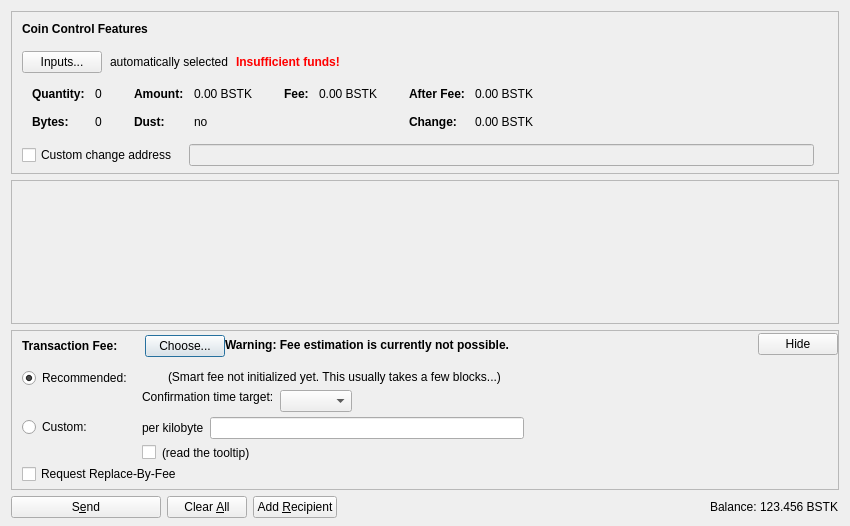
<?xml version="1.0" encoding="UTF-8"?>
<ui version="4.0">
 <class>SendCoinsDialog</class>
 <widget class="QDialog" name="SendCoinsDialog">
  <property name="geometry">
   <rect>
    <x>0</x>
    <y>0</y>
    <width>850</width>
    <height>526</height>
   </rect>
  </property>
  <property name="windowTitle">
   <string>Send Coins</string>
  </property>
  <layout class="QVBoxLayout" name="verticalLayout" stretch="0,1,0,0">
   <property name="bottomMargin">
    <number>8</number>
   </property>
   <item>
    <widget class="QFrame" name="frameCoinControl">
     <property name="sizePolicy">
      <sizepolicy hsizetype="Expanding" vsizetype="Expanding">
       <horstretch>0</horstretch>
       <verstretch>0</verstretch>
      </sizepolicy>
     </property>
     <property name="maximumSize">
      <size>
       <width>16777215</width>
       <height>16777215</height>
      </size>
     </property>
     <property name="frameShape">
      <enum>QFrame::StyledPanel</enum>
     </property>
     <property name="frameShadow">
      <enum>QFrame::Sunken</enum>
     </property>
     <layout class="QVBoxLayout" name="verticalLayoutCoinControl2">
      <property name="spacing">
       <number>0</number>
      </property>
      <property name="leftMargin">
       <number>0</number>
      </property>
      <property name="topMargin">
       <number>0</number>
      </property>
      <property name="rightMargin">
       <number>0</number>
      </property>
      <property name="bottomMargin">
       <number>6</number>
      </property>
      <item>
       <layout class="QVBoxLayout" name="verticalLayoutCoinControl" stretch="0,0,0,0,1">
        <property name="spacing">
         <number>0</number>
        </property>
        <property name="leftMargin">
         <number>10</number>
        </property>
        <property name="topMargin">
         <number>10</number>
        </property>
        <item>
         <layout class="QHBoxLayout" name="horizontalLayoutCoinControl1">
          <property name="bottomMargin">
           <number>15</number>
          </property>
          <item>
           <widget class="QLabel" name="labelCoinControlFeatures">
            <property name="sizePolicy">
             <sizepolicy hsizetype="Preferred" vsizetype="Maximum">
              <horstretch>0</horstretch>
              <verstretch>0</verstretch>
             </sizepolicy>
            </property>
            <property name="font">
             <font>
              <weight>75</weight>
              <bold>true</bold>
             </font>
            </property>
            <property name="styleSheet">
             <string notr="true">font-weight:bold;</string>
            </property>
            <property name="text">
             <string>Coin Control Features</string>
            </property>
           </widget>
          </item>
         </layout>
        </item>
        <item>
         <layout class="QHBoxLayout" name="horizontalLayoutCoinControl2" stretch="0,0,0,0">
          <property name="spacing">
           <number>8</number>
          </property>
          <property name="bottomMargin">
           <number>10</number>
          </property>
          <item>
           <widget class="QPushButton" name="pushButtonCoinControl">
            <property name="styleSheet">
             <string notr="true"/>
            </property>
            <property name="text">
             <string>Inputs...</string>
            </property>
            <property name="autoDefault">
             <bool>false</bool>
            </property>
           </widget>
          </item>
          <item>
           <widget class="QLabel" name="labelCoinControlAutomaticallySelected">
            <property name="text">
             <string>automatically selected</string>
            </property>
            <property name="margin">
             <number>5</number>
            </property>
           </widget>
          </item>
          <item>
           <widget class="QLabel" name="labelCoinControlInsuffFunds">
            <property name="font">
             <font>
              <weight>75</weight>
              <bold>true</bold>
             </font>
            </property>
            <property name="styleSheet">
             <string notr="true">color:red;font-weight:bold;</string>
            </property>
            <property name="text">
             <string>Insufficient funds!</string>
            </property>
            <property name="margin">
             <number>5</number>
            </property>
           </widget>
          </item>
          <item>
           <spacer name="horizontalSpacerCoinControl">
            <property name="orientation">
             <enum>Qt::Horizontal</enum>
            </property>
            <property name="sizeHint" stdset="0">
             <size>
              <width>40</width>
              <height>1</height>
             </size>
            </property>
           </spacer>
          </item>
         </layout>
        </item>
        <item>
         <widget class="QWidget" name="widgetCoinControl" native="true">
          <property name="sizePolicy">
           <sizepolicy hsizetype="Preferred" vsizetype="Preferred">
            <horstretch>0</horstretch>
            <verstretch>0</verstretch>
           </sizepolicy>
          </property>
          <property name="minimumSize">
           <size>
            <width>0</width>
            <height>0</height>
           </size>
          </property>
          <property name="styleSheet">
           <string notr="true"/>
          </property>
          <layout class="QHBoxLayout" name="horizontalLayoutCoinControl5">
           <property name="leftMargin">
            <number>0</number>
           </property>
           <property name="topMargin">
            <number>0</number>
           </property>
           <property name="rightMargin">
            <number>0</number>
           </property>
           <property name="bottomMargin">
            <number>0</number>
           </property>
           <item>
            <layout class="QHBoxLayout" name="horizontalLayoutCoinControl3" stretch="0,0,0,1">
             <property name="spacing">
              <number>20</number>
             </property>
             <property name="topMargin">
              <number>0</number>
             </property>
             <property name="bottomMargin">
              <number>10</number>
             </property>
             <item>
              <layout class="QFormLayout" name="formLayoutCoinControl1">
               <property name="horizontalSpacing">
                <number>10</number>
               </property>
               <property name="verticalSpacing">
                <number>14</number>
               </property>
               <property name="leftMargin">
                <number>10</number>
               </property>
               <property name="topMargin">
                <number>4</number>
               </property>
               <property name="rightMargin">
                <number>6</number>
               </property>
               <item row="0" column="0">
                <widget class="QLabel" name="labelCoinControlQuantityText">
                 <property name="font">
                  <font>
                   <weight>75</weight>
                   <bold>true</bold>
                  </font>
                 </property>
                 <property name="text">
                  <string>Quantity:</string>
                 </property>
                 <property name="margin">
                  <number>0</number>
                 </property>
                </widget>
               </item>
               <item row="0" column="1">
                <widget class="QLabel" name="labelCoinControlQuantity">
                 <property name="cursor">
                  <cursorShape>IBeamCursor</cursorShape>
                 </property>
                 <property name="contextMenuPolicy">
                  <enum>Qt::ActionsContextMenu</enum>
                 </property>
                 <property name="text">
                  <string notr="true">0</string>
                 </property>
                 <property name="margin">
                  <number>0</number>
                 </property>
                 <property name="textInteractionFlags">
                  <set>Qt::LinksAccessibleByMouse|Qt::TextSelectableByKeyboard|Qt::TextSelectableByMouse</set>
                 </property>
                </widget>
               </item>
               <item row="1" column="0">
                <widget class="QLabel" name="labelCoinControlBytesText">
                 <property name="font">
                  <font>
                   <weight>75</weight>
                   <bold>true</bold>
                  </font>
                 </property>
                 <property name="text">
                  <string>Bytes:</string>
                 </property>
                </widget>
               </item>
               <item row="1" column="1">
                <widget class="QLabel" name="labelCoinControlBytes">
                 <property name="cursor">
                  <cursorShape>IBeamCursor</cursorShape>
                 </property>
                 <property name="contextMenuPolicy">
                  <enum>Qt::ActionsContextMenu</enum>
                 </property>
                 <property name="text">
                  <string notr="true">0</string>
                 </property>
                 <property name="textInteractionFlags">
                  <set>Qt::LinksAccessibleByMouse|Qt::TextSelectableByKeyboard|Qt::TextSelectableByMouse</set>
                 </property>
                </widget>
               </item>
              </layout>
             </item>
             <item>
              <layout class="QFormLayout" name="formLayoutCoinControl2">
               <property name="horizontalSpacing">
                <number>10</number>
               </property>
               <property name="verticalSpacing">
                <number>14</number>
               </property>
               <property name="leftMargin">
                <number>6</number>
               </property>
               <property name="topMargin">
                <number>4</number>
               </property>
               <property name="rightMargin">
                <number>6</number>
               </property>
               <item row="0" column="0">
                <widget class="QLabel" name="labelCoinControlAmountText">
                 <property name="font">
                  <font>
                   <weight>75</weight>
                   <bold>true</bold>
                  </font>
                 </property>
                 <property name="text">
                  <string>Amount:</string>
                 </property>
                 <property name="margin">
                  <number>0</number>
                 </property>
                </widget>
               </item>
               <item row="0" column="1">
                <widget class="QLabel" name="labelCoinControlAmount">
                 <property name="cursor">
                  <cursorShape>IBeamCursor</cursorShape>
                 </property>
                 <property name="contextMenuPolicy">
                  <enum>Qt::ActionsContextMenu</enum>
                 </property>
                 <property name="text">
                  <string notr="true">0.00 BSTK</string>
                 </property>
                 <property name="textInteractionFlags">
                  <set>Qt::LinksAccessibleByMouse|Qt::TextSelectableByKeyboard|Qt::TextSelectableByMouse</set>
                 </property>
                </widget>
               </item>
               <item row="1" column="0">
                <widget class="QLabel" name="labelCoinControlLowOutputText">
                 <property name="font">
                  <font>
                   <weight>75</weight>
                   <bold>true</bold>
                  </font>
                 </property>
                 <property name="text">
                  <string>Dust:</string>
                 </property>
                </widget>
               </item>
               <item row="1" column="1">
                <widget class="QLabel" name="labelCoinControlLowOutput">
                 <property name="cursor">
                  <cursorShape>IBeamCursor</cursorShape>
                 </property>
                 <property name="contextMenuPolicy">
                  <enum>Qt::ActionsContextMenu</enum>
                 </property>
                 <property name="text">
                  <string notr="true">no</string>
                 </property>
                 <property name="textInteractionFlags">
                  <set>Qt::LinksAccessibleByMouse|Qt::TextSelectableByKeyboard|Qt::TextSelectableByMouse</set>
                 </property>
                </widget>
               </item>
              </layout>
             </item>
             <item>
              <layout class="QFormLayout" name="formLayoutCoinControl3">
               <property name="horizontalSpacing">
                <number>10</number>
               </property>
               <property name="verticalSpacing">
                <number>14</number>
               </property>
               <property name="leftMargin">
                <number>6</number>
               </property>
               <property name="topMargin">
                <number>4</number>
               </property>
               <property name="rightMargin">
                <number>6</number>
               </property>
               <item row="0" column="0">
                <widget class="QLabel" name="labelCoinControlFeeText">
                 <property name="font">
                  <font>
                   <weight>75</weight>
                   <bold>true</bold>
                  </font>
                 </property>
                 <property name="text">
                  <string>Fee:</string>
                 </property>
                 <property name="margin">
                  <number>0</number>
                 </property>
                </widget>
               </item>
               <item row="0" column="1">
                <widget class="QLabel" name="labelCoinControlFee">
                 <property name="cursor">
                  <cursorShape>IBeamCursor</cursorShape>
                 </property>
                 <property name="contextMenuPolicy">
                  <enum>Qt::ActionsContextMenu</enum>
                 </property>
                 <property name="text">
                  <string notr="true">0.00 BSTK</string>
                 </property>
                 <property name="textInteractionFlags">
                  <set>Qt::LinksAccessibleByMouse|Qt::TextSelectableByKeyboard|Qt::TextSelectableByMouse</set>
                 </property>
                </widget>
               </item>
              </layout>
             </item>
             <item>
              <layout class="QFormLayout" name="formLayoutCoinControl4">
               <property name="horizontalSpacing">
                <number>10</number>
               </property>
               <property name="verticalSpacing">
                <number>14</number>
               </property>
               <property name="leftMargin">
                <number>6</number>
               </property>
               <property name="topMargin">
                <number>4</number>
               </property>
               <property name="rightMargin">
                <number>6</number>
               </property>
               <item row="0" column="0">
                <widget class="QLabel" name="labelCoinControlAfterFeeText">
                 <property name="font">
                  <font>
                   <weight>75</weight>
                   <bold>true</bold>
                  </font>
                 </property>
                 <property name="text">
                  <string>After Fee:</string>
                 </property>
                 <property name="margin">
                  <number>0</number>
                 </property>
                </widget>
               </item>
               <item row="0" column="1">
                <widget class="QLabel" name="labelCoinControlAfterFee">
                 <property name="cursor">
                  <cursorShape>IBeamCursor</cursorShape>
                 </property>
                 <property name="contextMenuPolicy">
                  <enum>Qt::ActionsContextMenu</enum>
                 </property>
                 <property name="text">
                  <string notr="true">0.00 BSTK</string>
                 </property>
                 <property name="textInteractionFlags">
                  <set>Qt::LinksAccessibleByMouse|Qt::TextSelectableByKeyboard|Qt::TextSelectableByMouse</set>
                 </property>
                </widget>
               </item>
               <item row="1" column="0">
                <widget class="QLabel" name="labelCoinControlChangeText">
                 <property name="font">
                  <font>
                   <weight>75</weight>
                   <bold>true</bold>
                  </font>
                 </property>
                 <property name="text">
                  <string>Change:</string>
                 </property>
                </widget>
               </item>
               <item row="1" column="1">
                <widget class="QLabel" name="labelCoinControlChange">
                 <property name="cursor">
                  <cursorShape>IBeamCursor</cursorShape>
                 </property>
                 <property name="contextMenuPolicy">
                  <enum>Qt::ActionsContextMenu</enum>
                 </property>
                 <property name="text">
                  <string notr="true">0.00 BSTK</string>
                 </property>
                 <property name="textInteractionFlags">
                  <set>Qt::LinksAccessibleByMouse|Qt::TextSelectableByKeyboard|Qt::TextSelectableByMouse</set>
                 </property>
                </widget>
               </item>
              </layout>
             </item>
            </layout>
           </item>
          </layout>
         </widget>
        </item>
        <item>
         <layout class="QHBoxLayout" name="horizontalLayoutCoinControl4" stretch="0,0,0">
          <property name="spacing">
           <number>12</number>
          </property>
          <property name="sizeConstraint">
           <enum>QLayout::SetDefaultConstraint</enum>
          </property>
          <property name="topMargin">
           <number>5</number>
          </property>
          <property name="rightMargin">
           <number>5</number>
          </property>
          <item>
           <widget class="QCheckBox" name="checkBoxCoinControlChange">
            <property name="toolTip">
             <string>If this is activated, but the change address is empty or invalid, change will be sent to a newly generated address.</string>
            </property>
            <property name="text">
             <string>Custom change address</string>
            </property>
           </widget>
          </item>
          <item>
           <widget class="QValidatedLineEdit" name="lineEditCoinControlChange">
            <property name="enabled">
             <bool>false</bool>
            </property>
            <property name="sizePolicy">
             <sizepolicy hsizetype="Expanding" vsizetype="Fixed">
              <horstretch>0</horstretch>
              <verstretch>0</verstretch>
             </sizepolicy>
            </property>
           </widget>
          </item>
          <item>
           <widget class="QLabel" name="labelCoinControlChangeLabel">
            <property name="sizePolicy">
             <sizepolicy hsizetype="Preferred" vsizetype="Expanding">
              <horstretch>0</horstretch>
              <verstretch>0</verstretch>
             </sizepolicy>
            </property>
            <property name="minimumSize">
             <size>
              <width>0</width>
              <height>0</height>
             </size>
            </property>
            <property name="text">
             <string/>
            </property>
            <property name="margin">
             <number>3</number>
            </property>
           </widget>
          </item>
         </layout>
        </item>
        <item>
         <spacer name="verticalSpacerCoinControl">
          <property name="orientation">
           <enum>Qt::Vertical</enum>
          </property>
          <property name="sizeHint" stdset="0">
           <size>
            <width>800</width>
            <height>1</height>
           </size>
          </property>
         </spacer>
        </item>
       </layout>
      </item>
     </layout>
    </widget>
   </item>
   <item>
    <widget class="QScrollArea" name="scrollArea">
     <property name="widgetResizable">
      <bool>true</bool>
     </property>
     <widget class="QWidget" name="scrollAreaWidgetContents">
      <property name="geometry">
       <rect>
        <x>0</x>
        <y>0</y>
        <width>830</width>
        <height>104</height>
       </rect>
      </property>
      <layout class="QVBoxLayout" name="verticalLayout_2" stretch="0,1">
       <property name="leftMargin">
        <number>0</number>
       </property>
       <property name="topMargin">
        <number>0</number>
       </property>
       <property name="rightMargin">
        <number>0</number>
       </property>
       <property name="bottomMargin">
        <number>0</number>
       </property>
       <item>
        <layout class="QVBoxLayout" name="entries">
         <property name="spacing">
          <number>6</number>
         </property>
        </layout>
       </item>
       <item>
        <spacer name="verticalSpacer">
         <property name="orientation">
          <enum>Qt::Vertical</enum>
         </property>
         <property name="sizeHint" stdset="0">
          <size>
           <width>20</width>
           <height>40</height>
          </size>
         </property>
        </spacer>
       </item>
      </layout>
     </widget>
    </widget>
   </item>
   <item>
    <widget class="QFrame" name="frameFee">
     <property name="sizePolicy">
      <sizepolicy hsizetype="Expanding" vsizetype="Expanding">
       <horstretch>0</horstretch>
       <verstretch>0</verstretch>
      </sizepolicy>
     </property>
     <property name="maximumSize">
      <size>
       <width>16777215</width>
       <height>16777215</height>
      </size>
     </property>
     <property name="frameShape">
      <enum>QFrame::StyledPanel</enum>
     </property>
     <property name="frameShadow">
      <enum>QFrame::Sunken</enum>
     </property>
     <layout class="QVBoxLayout" name="verticalLayoutFee1">
      <property name="spacing">
       <number>0</number>
      </property>
      <property name="leftMargin">
       <number>0</number>
      </property>
      <property name="topMargin">
       <number>0</number>
      </property>
      <property name="rightMargin">
       <number>0</number>
      </property>
      <property name="bottomMargin">
       <number>0</number>
      </property>
      <item>
       <layout class="QVBoxLayout" name="verticalLayoutFee2" stretch="0,0,0">
        <property name="spacing">
         <number>0</number>
        </property>
        <property name="leftMargin">
         <number>10</number>
        </property>
        <property name="topMargin">
         <number>0</number>
        </property>
        <item>
         <layout class="QHBoxLayout" name="horizontalLayoutFee1">
          <property name="bottomMargin">
           <number>0</number>
          </property>
          <item>
           <layout class="QVBoxLayout" name="verticalLayoutFee7">
            <property name="spacing">
             <number>0</number>
            </property>
            <item>
             <spacer name="verticalSpacerSmartFee">
              <property name="orientation">
               <enum>Qt::Vertical</enum>
              </property>
              <property name="sizeType">
               <enum>QSizePolicy::Fixed</enum>
              </property>
              <property name="sizeHint" stdset="0">
               <size>
                <width>1</width>
                <height>4</height>
               </size>
              </property>
             </spacer>
            </item>
            <item>
             <layout class="QHBoxLayout" name="horizontalLayoutSmartFee">
              <property name="spacing">
               <number>10</number>
              </property>
              <item>
               <widget class="QLabel" name="labelFeeHeadline">
                <property name="sizePolicy">
                 <sizepolicy hsizetype="Preferred" vsizetype="Maximum">
                  <horstretch>0</horstretch>
                  <verstretch>0</verstretch>
                 </sizepolicy>
                </property>
                <property name="font">
                 <font>
                  <weight>75</weight>
                  <bold>true</bold>
                 </font>
                </property>
                <property name="styleSheet">
                 <string notr="true">font-weight:bold;</string>
                </property>
                <property name="text">
                 <string>Transaction Fee:</string>
                </property>
               </widget>
              </item>
              <item>
               <widget class="QLabel" name="labelFeeMinimized">
                <property name="text">
                 <string/>
                </property>
               </widget>
              </item>
              <item>
               <widget class="QPushButton" name="buttonChooseFee">
                <property name="text">
                 <string>Choose...</string>
                </property>
               </widget>
              </item>
             </layout>
            </item>
            <item>
             <spacer name="verticalSpacer_5">
              <property name="orientation">
               <enum>Qt::Vertical</enum>
              </property>
              <property name="sizeHint" stdset="0">
               <size>
                <width>1</width>
                <height>1</height>
               </size>
              </property>
             </spacer>
            </item>
           </layout>
          </item>
          <item>
           <widget class="QLabel" name="fallbackFeeWarningLabel">
            <property name="toolTip">
             <string>Using the fallbackfee can result in sending a transaction that will take several hours or days (or never) to confirm. Consider choosing your fee manually or wait until you have validated the complete chain.</string>
            </property>
            <property name="font">
            <font>
                <weight>75</weight>
                <bold>true</bold>
            </font>
            </property>
            <property name="text">
             <string>Warning: Fee estimation is currently not possible.</string>
            </property>
            <property name="wordWrap">
             <bool>false</bool>
            </property>
           </widget>
          </item>
          <item>
           <spacer name="horizontalSpacer_4">
            <property name="orientation">
             <enum>Qt::Horizontal</enum>
            </property>
            <property name="sizeType">
             <enum>QSizePolicy::MinimumExpanding</enum>
            </property>
            <property name="sizeHint" stdset="0">
             <size>
              <width>40</width>
              <height>20</height>
             </size>
            </property>
           </spacer>
          </item>
          <item>
           <widget class="QPushButton" name="buttonMinimizeFee">
            <property name="toolTip">
             <string>collapse fee-settings</string>
            </property>
            <property name="text">
             <string>Hide</string>
            </property>
           </widget>
          </item>
         </layout>
        </item>
        <item>
         <widget class="QFrame" name="frameFeeSelection">
          <layout class="QVBoxLayout" name="verticalLayoutFee12">
           <property name="spacing">
            <number>0</number>
           </property>
           <property name="leftMargin">
            <number>0</number>
           </property>
           <property name="topMargin">
            <number>0</number>
           </property>
           <property name="rightMargin">
            <number>0</number>
           </property>
           <property name="bottomMargin">
            <number>0</number>
           </property>
           <item>
            <layout class="QGridLayout" name="gridLayoutFee">
             <property name="topMargin">
              <number>10</number>
             </property>
             <property name="bottomMargin">
              <number>4</number>
             </property>
             <property name="horizontalSpacing">
              <number>10</number>
             </property>
             <property name="verticalSpacing">
              <number>4</number>
             </property>
             <item row="1" column="1">
              <layout class="QVBoxLayout" name="verticalLayoutFee8">
               <property name="spacing">
                <number>6</number>
               </property>
               <item>
                <layout class="QHBoxLayout" name="horizontalLayoutFee13">
                 <item>
                  <widget class="QLabel" name="labelCustomPerKilobyte">
                   <property name="toolTip">
                    <string>If the custom fee is set to 1000 satoshis and the transaction is only 250 bytes, then &quot;per kilobyte&quot; only pays 250 satoshis in fee, while &quot;total at least&quot; pays 1000 satoshis. For transactions bigger than a kilobyte both pay by kilobyte.</string>
                   </property>
                   <property name="text">
                    <string>per kilobyte</string>
                   </property>
                  </widget>
                 </item>
                 <item>
                  <widget class="SrcchainAmountField" name="customFee"/>
                 </item>
                 <item>
                  <spacer name="horizontalSpacer_6">
                   <property name="orientation">
                    <enum>Qt::Horizontal</enum>
                   </property>
                   <property name="sizeHint" stdset="0">
                    <size>
                     <width>1</width>
                     <height>1</height>
                    </size>
                   </property>
                  </spacer>
                 </item>
                </layout>
               </item>
               <item>
                <layout class="QHBoxLayout" name="horizontalLayoutFee8">
                 <item>
                  <widget class="QCheckBox" name="checkBoxMinimumFee">
                   <property name="toolTip">
                    <string>Paying only the minimum fee is just fine as long as there is less transaction volume than space in the blocks. But be aware that this can end up in a never confirming transaction once there is more demand for srcchain transactions than the network can process.</string>
                   </property>
                   <property name="text">
                    <string/>
                   </property>
                  </widget>
                 </item>
                 <item>
                  <widget class="QLabel" name="labelMinFeeWarning">
                   <property name="enabled">
                    <bool>true</bool>
                   </property>
                   <property name="toolTip">
                    <string>Paying only the minimum fee is just fine as long as there is less transaction volume than space in the blocks. But be aware that this can end up in a never confirming transaction once there is more demand for srcchain transactions than the network can process.</string>
                   </property>
                   <property name="text">
                    <string>(read the tooltip)</string>
                   </property>
                   <property name="margin">
                    <number>5</number>
                   </property>
                  </widget>
                 </item>
                 <item>
                  <spacer name="horizontalSpacer_2">
                   <property name="orientation">
                    <enum>Qt::Horizontal</enum>
                   </property>
                   <property name="sizeHint" stdset="0">
                    <size>
                     <width>1</width>
                     <height>1</height>
                    </size>
                   </property>
                  </spacer>
                 </item>
                </layout>
               </item>
              </layout>
             </item>
             <item row="0" column="0">
              <layout class="QVBoxLayout" name="verticalLayoutFee4" stretch="0,1">
               <item>
                <widget class="QRadioButton" name="radioSmartFee">
                 <property name="text">
                  <string>Recommended:</string>
                 </property>
                 <property name="checked">
                  <bool>true</bool>
                 </property>
                 <attribute name="buttonGroup">
                  <string notr="true">groupFee</string>
                 </attribute>
                </widget>
               </item>
               <item>
                <spacer name="verticalSpacer_2">
                 <property name="orientation">
                  <enum>Qt::Vertical</enum>
                 </property>
                 <property name="sizeHint" stdset="0">
                  <size>
                   <width>1</width>
                   <height>1</height>
                  </size>
                 </property>
                </spacer>
               </item>
              </layout>
             </item>
             <item row="1" column="0">
              <layout class="QVBoxLayout" name="verticalLayoutFee9" stretch="0,1">
               <item>
                <widget class="QRadioButton" name="radioCustomFee">
                 <property name="text">
                  <string>Custom:</string>
                 </property>
                 <attribute name="buttonGroup">
                  <string notr="true">groupFee</string>
                 </attribute>
                </widget>
               </item>
               <item>
                <spacer name="verticalSpacer_6">
                 <property name="orientation">
                  <enum>Qt::Vertical</enum>
                 </property>
                 <property name="sizeHint" stdset="0">
                  <size>
                   <width>1</width>
                   <height>1</height>
                  </size>
                 </property>
                </spacer>
               </item>
              </layout>
             </item>
             <item row="0" column="1">
              <layout class="QVBoxLayout" name="verticalLayoutFee3" stretch="0,0,1">
               <property name="spacing">
                <number>6</number>
               </property>
               <property name="topMargin">
                <number>2</number>
               </property>
               <item>
                <layout class="QHBoxLayout" name="horizontalLayoutFee12">
                 <item>
                  <widget class="QLabel" name="labelSmartFee">
                   <property name="text">
                    <string/>
                   </property>
                   <property name="margin">
                    <number>2</number>
                   </property>
                  </widget>
                 </item>
                 <item>
                  <widget class="QLabel" name="labelFeeEstimation">
                   <property name="text">
                    <string/>
                   </property>
                  </widget>
                 </item>
                 <item>
                  <widget class="QLabel" name="labelSmartFee2">
                   <property name="text">
                    <string>(Smart fee not initialized yet. This usually takes a few blocks...)</string>
                   </property>
                   <property name="margin">
                    <number>2</number>
                   </property>
                  </widget>
                 </item>
                 <item>
                  <spacer name="horizontalSpacer_5">
                   <property name="orientation">
                    <enum>Qt::Horizontal</enum>
                   </property>
                   <property name="sizeHint" stdset="0">
                    <size>
                     <width>1</width>
                     <height>1</height>
                    </size>
                   </property>
                  </spacer>
                 </item>
                </layout>
               </item>
               <item>
                <layout class="QHBoxLayout" name="horizontalLayoutFee9">
                 <item>
                  <layout class="QVBoxLayout" name="verticalLayoutFee6">
                   <item>
                    <widget class="QLabel" name="labelSmartFee3">
                     <property name="text">
                      <string>Confirmation time target:</string>
                     </property>
                     <property name="margin">
                      <number>2</number>
                     </property>
                    </widget>
                   </item>
                   <item>
                    <spacer name="verticalSpacer_3">
                     <property name="orientation">
                      <enum>Qt::Vertical</enum>
                     </property>
                     <property name="sizeHint" stdset="0">
                      <size>
                       <width>1</width>
                       <height>1</height>
                      </size>
                     </property>
                    </spacer>
                   </item>
                  </layout>
                 </item>
                 <item>
                  <layout class="QVBoxLayout" name="verticalLayoutFee5">
                   <property name="rightMargin">
                    <number>30</number>
                   </property>
                   <item>
                    <layout class="QHBoxLayout" name="horizontalLayoutConfTarget">
                     <property name="bottomMargin">
                      <number>0</number>
                     </property>
                     <item>
                      <widget class="QComboBox" name="confTargetSelector"/>
                     </item>
                     <item>
                      <spacer name="horizontalSpacerConfTarget">
                       <property name="orientation">
                        <enum>Qt::Horizontal</enum>
                       </property>
                       <property name="sizeHint" stdset="0">
                        <size>
                         <width>40</width>
                         <height>20</height>
                        </size>
                       </property>
                      </spacer>
                     </item>
                    </layout>
                   </item>
                  </layout>
                 </item>
                </layout>
               </item>
               <item>
                <spacer name="verticalSpacer_4">
                 <property name="orientation">
                  <enum>Qt::Vertical</enum>
                 </property>
                 <property name="sizeHint" stdset="0">
                  <size>
                   <width>1</width>
                   <height>1</height>
                  </size>
                 </property>
                </spacer>
               </item>
              </layout>
             </item>
            </layout>
           </item>
           <item>
            <widget class="QCheckBox" name="optInRBF">
             <property name="text">
              <string>Request Replace-By-Fee</string>
             </property>
             <property name="toolTip">
              <string>Indicates that the sender may wish to replace this transaction with a new one paying higher fees (prior to being confirmed).</string>
             </property>
            </widget>
           </item>
          </layout>
         </widget>
        </item>
        <item>
         <spacer name="verticalSpacerFee">
          <property name="orientation">
           <enum>Qt::Vertical</enum>
          </property>
          <property name="sizeHint" stdset="0">
           <size>
            <width>40</width>
            <height>5</height>
           </size>
          </property>
         </spacer>
        </item>
       </layout>
      </item>
     </layout>
    </widget>
   </item>
   <item>
    <layout class="QHBoxLayout" name="horizontalLayout">
     <item>
      <widget class="QPushButton" name="sendButton">
       <property name="minimumSize">
        <size>
         <width>150</width>
         <height>0</height>
        </size>
       </property>
       <property name="toolTip">
        <string>Confirm the send action</string>
       </property>
       <property name="text">
        <string>S&amp;end</string>
       </property>
       <property name="icon">
        <iconset resource="../srcchain.qrc">
         <normaloff>:/icons/send</normaloff>:/icons/send</iconset>
       </property>
       <property name="autoDefault">
        <bool>false</bool>
       </property>
       <property name="default">
        <bool>false</bool>
       </property>
      </widget>
     </item>
     <item>
      <widget class="QPushButton" name="clearButton">
       <property name="sizePolicy">
        <sizepolicy hsizetype="Minimum" vsizetype="Fixed">
         <horstretch>0</horstretch>
         <verstretch>0</verstretch>
        </sizepolicy>
       </property>
       <property name="toolTip">
        <string>Clear all fields of the form.</string>
       </property>
       <property name="text">
        <string>Clear &amp;All</string>
       </property>
       <property name="icon">
        <iconset resource="../srcchain.qrc">
         <normaloff>:/icons/remove</normaloff>:/icons/remove</iconset>
       </property>
       <property name="autoDefault">
        <bool>false</bool>
       </property>
      </widget>
     </item>
     <item>
      <widget class="QPushButton" name="addButton">
       <property name="toolTip">
        <string>Send to multiple recipients at once</string>
       </property>
       <property name="text">
        <string>Add &amp;Recipient</string>
       </property>
       <property name="icon">
        <iconset resource="../srcchain.qrc">
         <normaloff>:/icons/add</normaloff>:/icons/add</iconset>
       </property>
       <property name="autoDefault">
        <bool>false</bool>
       </property>
      </widget>
     </item>
     <item>
      <spacer name="horizontalSpacer">
       <property name="orientation">
        <enum>Qt::Horizontal</enum>
       </property>
       <property name="sizeHint" stdset="0">
        <size>
         <width>40</width>
         <height>20</height>
        </size>
       </property>
      </spacer>
     </item>
     <item>
      <layout class="QHBoxLayout" name="horizontalLayout_2">
       <property name="spacing">
        <number>3</number>
       </property>
       <item>
        <widget class="QLabel" name="label">
         <property name="sizePolicy">
          <sizepolicy hsizetype="Preferred" vsizetype="Fixed">
           <horstretch>0</horstretch>
           <verstretch>0</verstretch>
          </sizepolicy>
         </property>
         <property name="text">
          <string>Balance:</string>
         </property>
        </widget>
       </item>
       <item>
        <widget class="QLabel" name="labelBalance">
         <property name="sizePolicy">
          <sizepolicy hsizetype="Preferred" vsizetype="Fixed">
           <horstretch>0</horstretch>
           <verstretch>0</verstretch>
          </sizepolicy>
         </property>
         <property name="cursor">
          <cursorShape>IBeamCursor</cursorShape>
         </property>
         <property name="text">
          <string notr="true">123.456 BSTK</string>
         </property>
         <property name="textInteractionFlags">
          <set>Qt::LinksAccessibleByMouse|Qt::TextSelectableByKeyboard|Qt::TextSelectableByMouse</set>
         </property>
        </widget>
       </item>
      </layout>
     </item>
    </layout>
   </item>
  </layout>
 </widget>
 <customwidgets>
  <customwidget>
   <class>QValidatedLineEdit</class>
   <extends>QLineEdit</extends>
   <header>qvalidatedlineedit.h</header>
  </customwidget>
  <customwidget>
   <class>SrcchainAmountField</class>
   <extends>QLineEdit</extends>
   <header>srcchainamountfield.h</header>
   <container>1</container>
  </customwidget>
 </customwidgets>
 <resources>
  <include location="../srcchain.qrc"/>
 </resources>
 <connections/>
 <buttongroups>
  <buttongroup name="groupFee"/>
 </buttongroups>
</ui>
